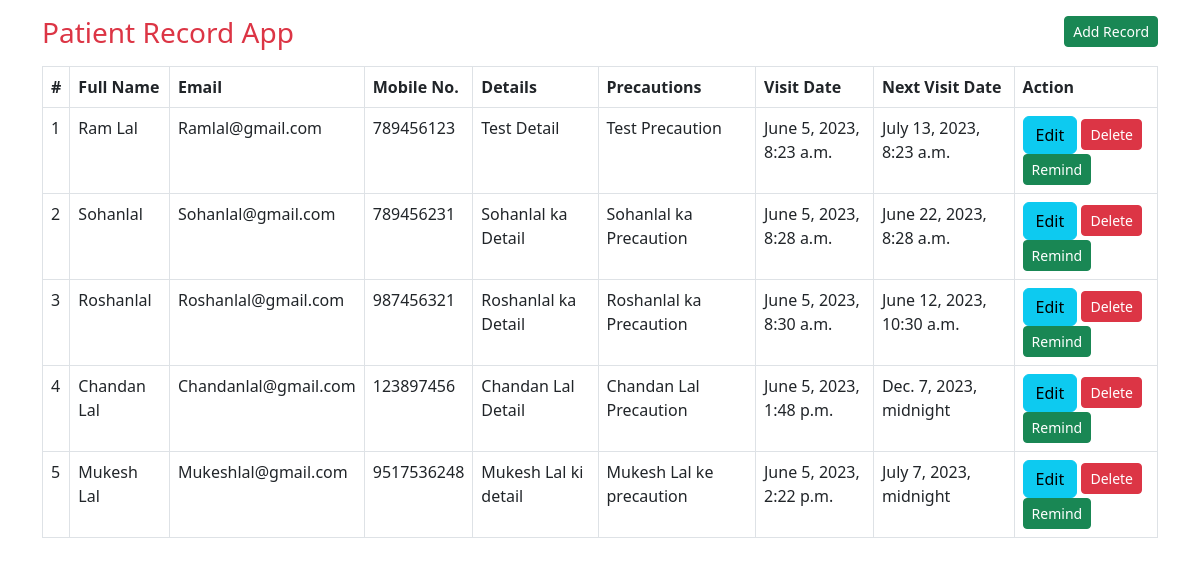
Before: / with the older database file.
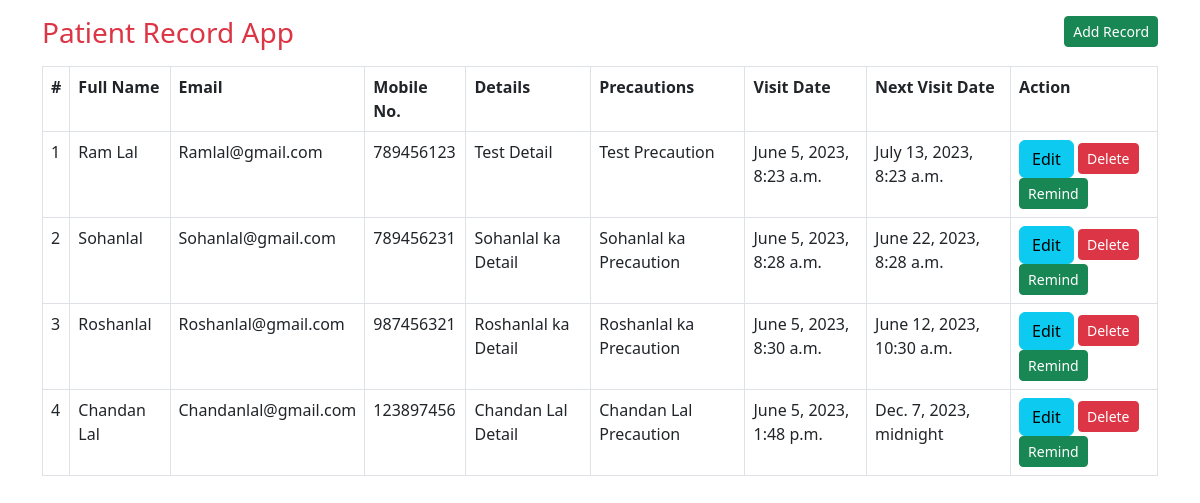
After: the same page with the newer database file.
### main/models.py (models this page shows, shortened)
class Patient(models.Model):
    full_name=models.CharField(max_length=100)
    email=models.CharField(max_length=100)
    mobile_no=models.CharField(max_length=15)
    address=models.TextField()
    detail=models.TextField()
    precaution=models.TextField()
    visit_date=models.DateTimeField(auto_now_add=True)
    next_visit_date=models.DateTimeField()

### main/views.py (the view)
# urls.py: path('',views.home,name='home'),
def home(request):
    data=Patient.objects.all()
    return render(request, 'home.html',{'data':data})

### main/templates/home.html (shortened to what this page needs)
{% load static %}
<!DOCTYPE html>
<html lang="en">
<head>
    <link rel="stylesheet" href="{% static 'bootstrap.min.css' %}">
</head>
<body>
    <main class="container">
        <div class="row justify-content-between">
    <div class="col-auto">
        <h3 class="my-3"><span class="text-danger">Patient Record App</span></h3>
    </div>
    <div class="col-auto">
        <a href="/add-patient" class="btn btn-sm btn-success mt-3">Add Record</a>
    </div>
</div>
    <table class="table table-bordered">
        <tr>
            <th>#</th>
            <th>Full Name</th>
            <th>Email</th>
            <th>Mobile No.</th>
            <th>Details</th>
            <th>Precautions</th>
            <th>Visit Date</th>
            <th>Next Visit Date</th>
            <th>Action</th>
        </tr>
        {% if data %}
            {% for patient in data %}
            <tr>
                <td>{{patient.id}}</td>
                <td>{{patient.full_name}}</td>
                <td>{{patient.email}}</td>
                <td>{{patient.mobile_no}}</td>
                <td>{{patient.detail}}</td>
                <td>{{patient.precaution}}</td>
                <td>{{patient.visit_date}}</td>
                <td>{{patient.next_visit_date}}</td>
                <td>
                    <a href="/update-patient/{{patient.id}}" class="btn btn-info btm-sm">Edit</a>
                    <a onclick="return confirm('Are you sure to delete this record?')" href="/delete-patient/{{patient.id}}" class="btn btn-danger btn-sm">Delete</a>
                    <a href="#" class="btn btn-success btn-sm">Remind</a>
                </td>
            </tr>
            {% endfor %}
        {% endif %}
    </table>
</main>
</body>
</html>

Changed rows visible on the page:
removed Patient: id "5", full_name "Mukesh Lal", email "Mukeshlal@gmail.com", mobile_no "9517536248", detail "Mukesh Lal ki detail", precaution "Mukesh Lal ke precaution", visit_date "June 5, 2023, 2:22 p.m.", next_visit_date "July 7, 2023, midnight"
